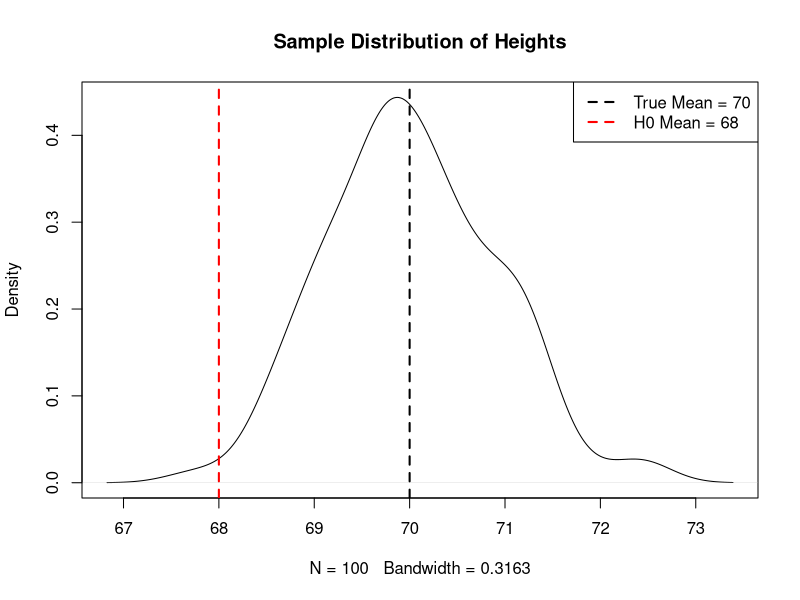
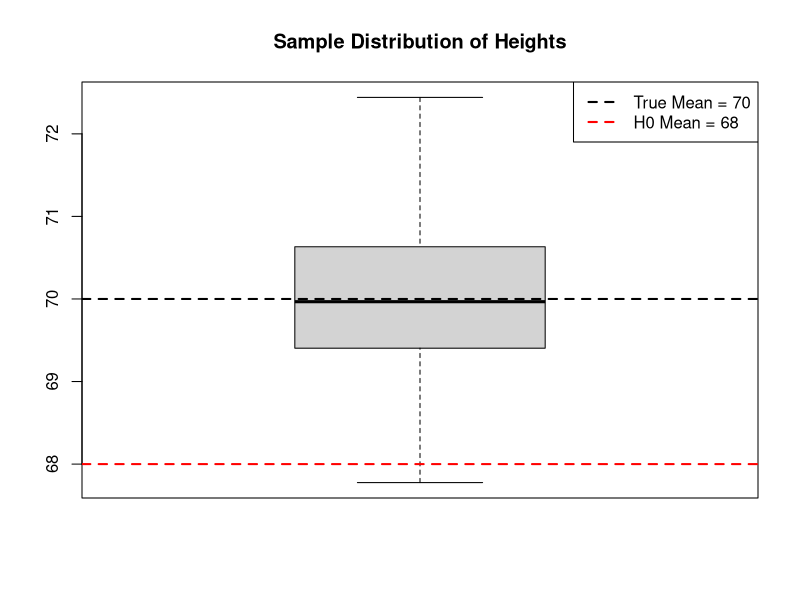
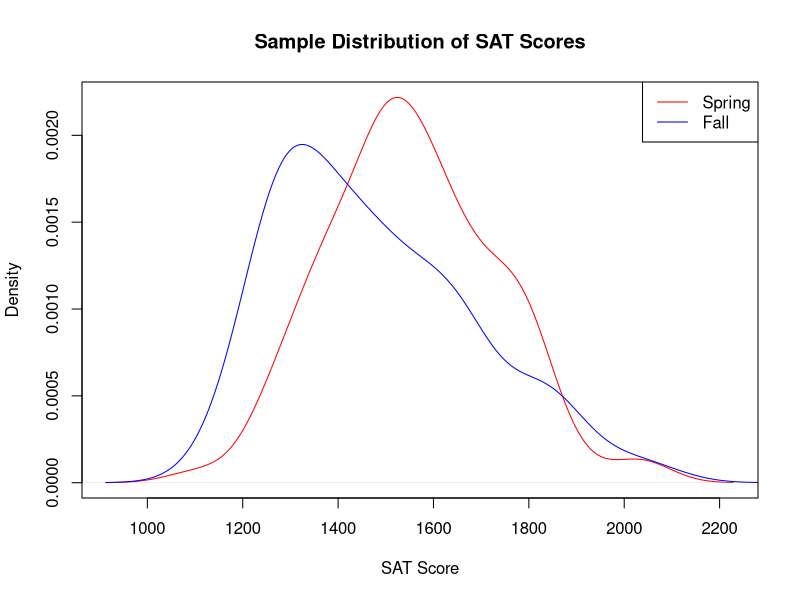
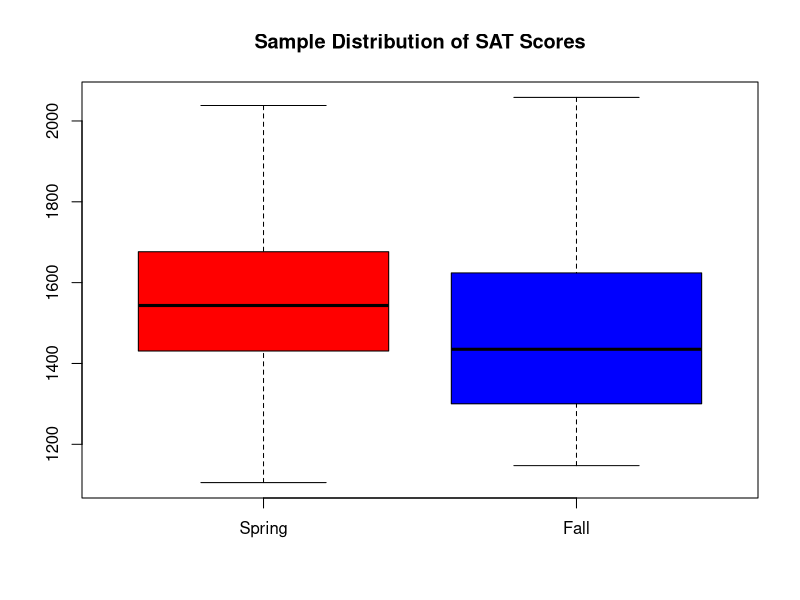
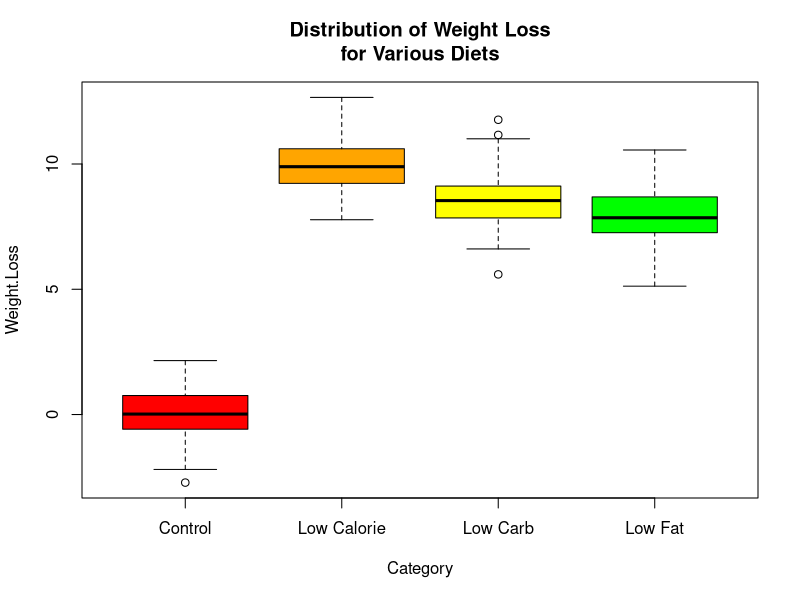
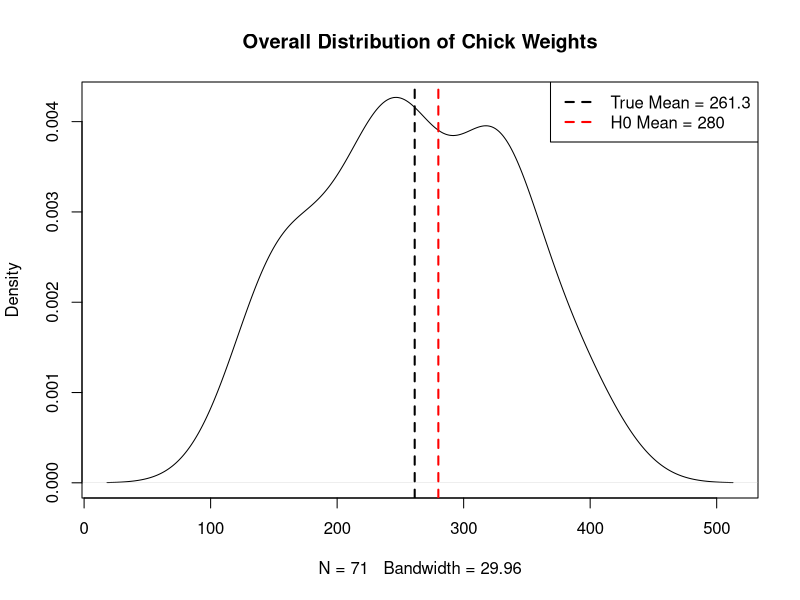
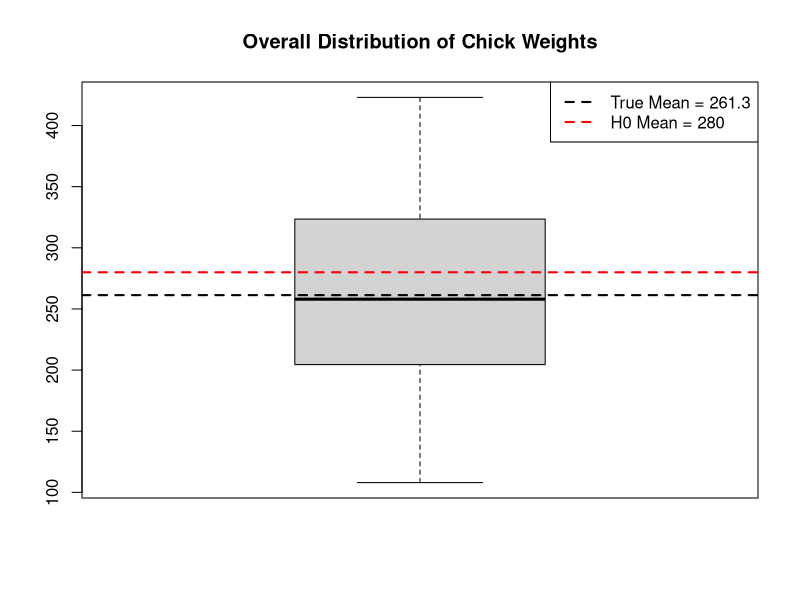
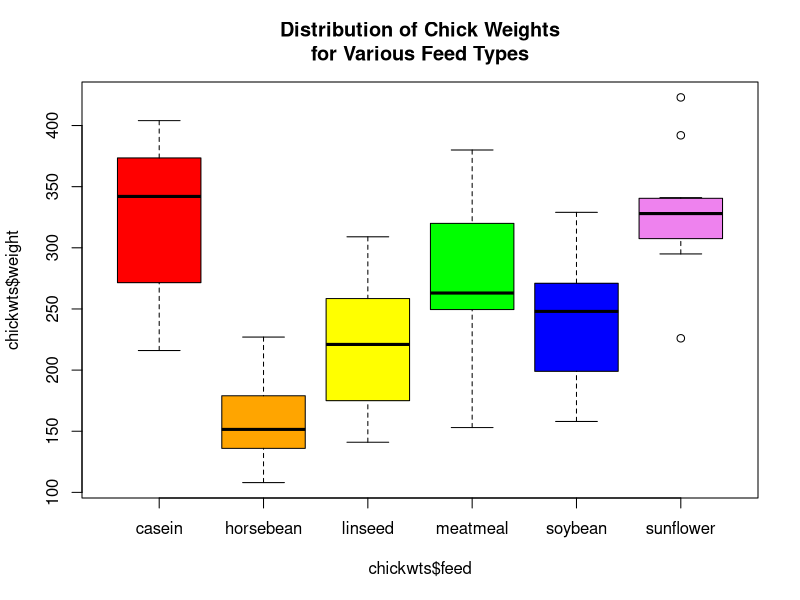

Write the R code that produced these figures, in order.
#####################################################
#####################################################
#####[01] Foundations of Statistics Lecture Code#####
#####################################################
#####################################################



###########################
#####One-Sample T-Test#####
###########################
set.seed(0)
heights = rnorm(n = 100, mean = 70, sd = 1) #Randomly generating 100 normally
                                            #distributed observations with a
                                            #mean of 70 and standard deviation
                                            #of 1.

plot(density(heights), main = "Sample Distribution of Heights")
abline(v = 70, lwd = 2, lty = 2)
abline(v = 68, lwd = 2, lty = 2, col = "red")
legend("topright", c("True Mean = 70", "H0 Mean = 68"), lwd = 2,
       lty = 2, col = c("black", "red"))

boxplot(heights, main = "Sample Distribution of Heights")
abline(h = 70, lwd = 2, lty = 2)
abline(h = 68, lwd = 2, lty = 2, col = "red")
legend("topright", c("True Mean = 70", "H0 Mean = 68"), lwd = 2,
       lty = 2, col = c("black", "red"))

t.statistic = (mean(heights) - 68)/(sd(heights)/sqrt(100)) #Manually calculating
t.statistic                                                #the t-statistic
                                                           #comparing to 68.

pt(q = t.statistic, df = 99, lower.tail = FALSE) #P-value is extremely small;
                                                 #reject the null hypothesis
                                                 #in favor of the alternative.

t.test(heights, mu = 68, alternative = "greater") #Same test, using the t.test()
                                                  #function.

#The p-value for this test is extremely small (<.0005); thus, we reject the null hypothesis
#that the average height of individuals is 68 inches in favor of the alternative
#that the average height is greater than 68 inches at the 95% confidence level.



###########################
#####Two-Sample T-Test#####
###########################
set.seed(0)
SAT.Spring = rnorm(100, 1550, 200) #Randomly generating 100 normally distributed
                                   #observations with a mean of 1550 and a
                                   #standard deviation of 200.
SAT.Fall = rnorm(80, 1500, 210) #Randomly generating 80 normally distributed
                                #observations with a mean of 1500 and a standard
                                #deviation of 210.

plot(density(SAT.Spring), xlab = "SAT Score",
     main = "Sample Distribution of SAT Scores", col = "red")
lines(density(SAT.Fall), col = "blue")
legend("topright", c("Spring", "Fall"), lwd = 1, col = c("red", "blue"))

boxplot(SAT.Spring, SAT.Fall, main = "Sample Distribution of SAT Scores",
        col = c("red", "blue"), names = c("Spring", "Fall"))

#Manually calculating the t-statistic.
t.statistic = (mean(SAT.Spring) - mean(SAT.Fall))/sqrt(var(SAT.Spring)/100 + var(SAT.Fall)/80)
t.statistic

t.test(SAT.Spring, SAT.Fall, alternative = "two.sided") #Conducting the t-test for two
                                                        #samples, assessing the two-sided
                                                        #alternative hypothesis.

#The p-value is 0.01215, which is less than our threshold of 0.025; thus, we reject
#the null hypothesis that the average score on the spring SAT is the same as the
#fall SAT. We conclude in favor of the alternative that the average score of the
#two test administrations is different at the 95% confidence level.



################
#####F-Test#####
################
f.statistic = var(SAT.Fall)/var(SAT.Spring) #Manually calculating the F-statistic.
f.statistic

var.test(SAT.Fall, SAT.Spring, alternative = "two.sided") #Conducting the F-test to
                                                          #compare two variances,
                                                          #assessing the two-sided
                                                          #alternative hypothesis.

#The p-value is 0.1161, which is not less than our threshold of 0.05; we do
#not have evidence against the null hypothesis at the 95% confidence level. Thus,
#we retain the null hypothesis that the variance of test scores for the fall and
#spring SAT administrations is the same.



#######################
#####One-Way ANOVA#####
#######################
set.seed(0)
Low.Calorie = rnorm(200, 10, 1) #Randomly generating weight loss measurements
Low.Carb = rnorm(200, 8.5, 1)   #for various diet types.
Low.Fat = rnorm(200, 8, 1)
Control = rnorm(200, 0, 1)

Weight.Loss = c(Low.Calorie, Low.Carb, Low.Fat, Control) #Combining data into
Category = c(rep("Low Calorie", 200),                    #different consolidated
             rep("Low Carb", 200),                       #vectors.
             rep("Low Fat", 200),
             rep("Control", 200))

boxplot(Weight.Loss ~ Category,
        col = c("red", "orange", "yellow", "green"),
        main = "Distribution of Weight Loss\nfor Various Diets")

summary(aov(Weight.Loss ~ Category)) #Conducting the One-Way ANOVA on the weight
                                     #loss by considering each category of diet.

#The p-value for this test is extremely small (<.0005). Thus, the average weight
#loss for at least one of the diet groups differs from the average weight loss of
#the others. We reject the null hypothesis that the average weight loss is the
#same for each of the types of diet.



##################################
#####X^2 Test of Independence#####
##################################
quiz.data = matrix(c(44, 21, 12, 18), nrow = 2, ncol = 2, byrow = TRUE)
dimnames(quiz.data) = list(Attendance = c("Present", "Absent"),
                           Grade = c("Pass", "Fail"))

chisq.test(quiz.data) #Conducting the X^2 test of independence data on the quiz
                      #data.

#The p-value for this test is very small (0.02001). This is an indication that
#under our null hypothesis, it would be extremely unlikely to observe results
#like we have observed in our data. The null hypothesis states that the attendance
#and grade variables are independent of one another; however, the test provides
#evidence against this assertion. Therefore, we conclude in favor of the
#alternative hypothesis that the variables of attendance and grade are not
#independent of one another.



########################################
#####Chick Weight Data Set Examples#####
########################################
library(datasets) #Load the base R datasets library.

help(chickwts) #See the help documentation for the chickwts dataset to see a
               #description of the included variables.

chickwts #Visually inspect the data.

summary(chickwts) #Returns the five-number summary, along with the mean,
                  #for any continuous variables; returns the count information
                  #for any categorical variables.

sd(chickwts$weight) #Returns the standard deviation of the weight variable.

var(chickwts$weight) #Returns the variance of the weight variable.

table(chickwts) #Returns a contingency table of weight and feed.

#We are told that the true average weight of chicks should be around 280 grams;
#however, we do not believe this is the case. We want to test the notion that the
#weight of chicks should be centered at a value lower than 280 grams. The average
#chick weight of our dataset is 261.3 grams. Is this significantly different for
#us to change our belief? To decide, we use a One-Sample T-Test:

plot(density(chickwts$weight), main = "Overall Distribution of Chick Weights")
abline(v = mean(chickwts$weight), lwd = 2, lty = 2)
abline(v = 280, lwd = 2, lty = 2, col = "red")
legend("topright", c("True Mean = 261.3", "H0 Mean = 280"), lwd = 2,
       lty = 2, col = c("black", "red"))

boxplot(chickwts$weight, main = "Overall Distribution of Chick Weights")
abline(h = mean(chickwts$weight), lwd = 2, lty = 2)
abline(h = 280, lwd = 2, lty = 2, col = "red")
legend("topright", c("True Mean = 261.3", "H0 Mean = 280"), lwd = 2,
       lty = 2, col = c("black", "red"))

t.test(chickwts$weight, mu = 280, alternative = "less")

#The p-value for this test is 0.02376 which is less than our threshold of 0.05.
#Thus, we conclude in favor of the alternative hypothesis; our data supports the
#notion that the true average chick weight is actually less than 280 grams.

#The chicks were fed one of six types of feed; is there evidence that the average
#chick weights are different among the varied categories of feed? To decide, we
#conduct a One-Way ANOVA:

boxplot(chickwts$weight ~ chickwts$feed,
        col = c("red", "orange", "yellow", "green", "blue", "violet"),
        main = "Distribution of Chick Weights\nfor Various Feed Types")

summary(aov(chickwts$weight ~ chickwts$feed))

#The p-value for this test is <.0005. This is extremely strong evidence that the
#average chick weight is different for the various feed types. We reject the null
#hypothesis that the mean value of chick weight is the same for all categories.

#We are specifically interested in the casein and meatmeal diet types. Do the
#reported chick weights have the same variance? To determine, conduct an F-test:
var.test(chickwts$weight[chickwts$feed == "casein"],
         chickwts$weight[chickwts$feed == "meatmeal"],
         alternative = "two.sided")

#The p-value for this test is 0.9739 meaning that, under the null hypothesis, we
#would expect to see results at least as extreme as ours about 97.39% of the time.
#Thus, our data does not support the alternative hypothesis that the variance among
#chick weights is different for the casein and meatmeal diet groups.